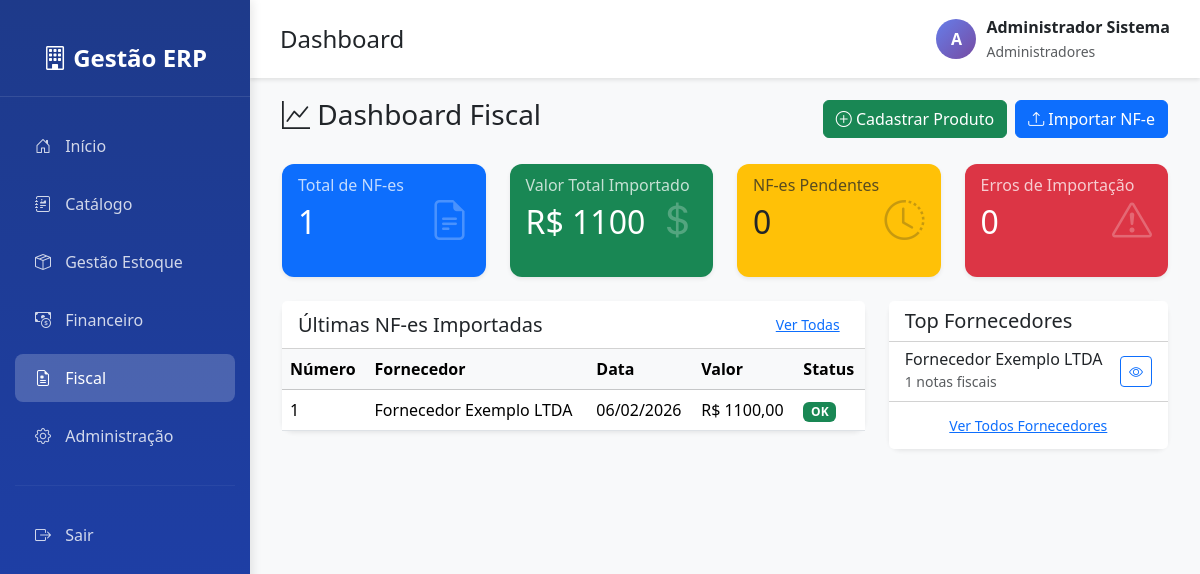
Before: /fiscal/ (signed in) with the older database file.
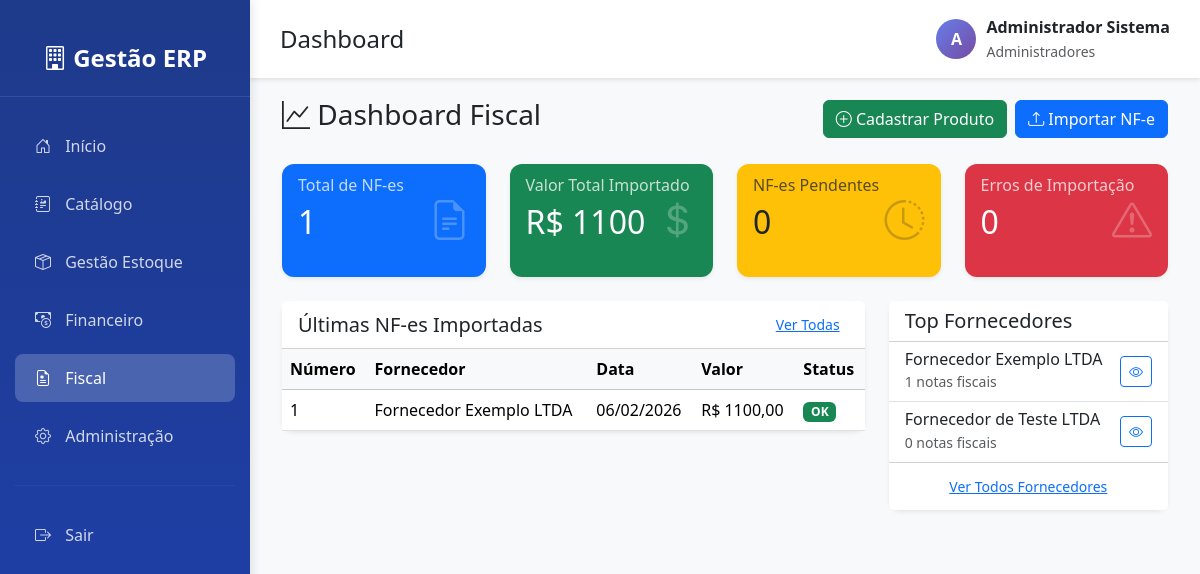
After: the same page with the newer database file.
### fiscal/models.py (models this page shows, shortened)
class NotaFiscalEletronica(models.Model):
    STATUS_CHOICES = (
        ('PENDENTE', 'Pendente de Processamento'),
        ('PROCESSADA', 'Processada com Sucesso'),
        ('ERRO', 'Erro no Processamento'),
        ('CANCELADA', 'Cancelada'),
    )
    chave_acesso = models.CharField(
        max_length=44,
        unique=True,
        verbose_name="Chave de Acesso",
        help_text="Chave de acesso da NF-e (44 dígitos)"
    )
    numero = models.CharField(
        max_length=20,
        verbose_name="Número da NF-e"
    )
    serie = models.CharField(
        max_length=10,
        verbose_name="Série"
    )
    fornecedor = models.ForeignKey(
        Fornecedor,
        on_delete=models.PROTECT,
        related_name='notas_fiscais',
        verbose_name="Fornecedor"
    )
    data_emissao = models.DateField(
        verbose_name="Data de Emissão"
    )
    valor_total = models.DecimalField(
        max_digits=12,
        decimal_places=2,
        validators=[MinValueValidator(Decimal('0.00'))],
        verbose_name="Valor Total"
    )
    valor_produtos = models.DecimalField(
        max_digits=12,
        decimal_places=2,
        validators=[MinValueValidator(Decimal('0.00'))],
        verbose_name="Valor dos Produtos"
    )
    valor_icms = models.DecimalField(
        max_digits=12,
        decimal_places=2,
        default=Decimal('0.00'),
        verbose_name="Valor ICMS"
    )
    valor_ipi = models.DecimalField(
        max_digits=12,
        decimal_places=2,
        default=Decimal('0.00'),
        verbose_name="Valor IPI"
    )
    valor_pis = models.DecimalField(
        max_digits=12,
        decimal_places=2,
        default=Decimal('0.00'),
        verbose_name="Valor PIS"
    )
    valor_cofins = models.DecimalField(
        max_digits=12,
        decimal_places=2,
        default=Decimal('0.00'),
        verbose_name="Valor COFINS"
    )
    valor_frete = models.DecimalField(
        max_digits=12,
        decimal_places=2,
        default=Decimal('0.00'),
        verbose_name="Valor do Frete"
    )
    valor_desconto = models.DecimalField(
        max_digits=12,
        decimal_places=2,
        default=Decimal('0.00'),
        verbose_name="Valor de Desconto"
    )
    natureza_operacao = models.CharField(
        max_length=100,
        verbose_name="Natureza da Operação"
    )
    cfop = models.CharField(
        max_length=10,
        verbose_name="CFOP",
        help_text="Código Fiscal de Operações e Prestações"
    )
    xml_arquivo = models.FileField(
        upload_to='nfe_xml/%Y/%m/',
        verbose_name="Arquivo XML"
    )
    status = models.CharField(
        max_length=20,
        choices=STATUS_CHOICES,
        default='PENDENTE',
        verbose_name="Status"
    )
    observacoes = models.TextField(
        blank=True,
        null=True,
        verbose_name="Observações"
    )
    usuario_importacao = models.ForeignKey(
        User,
        on_delete=models.PROTECT,
        related_name='nfes_importadas',
        default=1,
        verbose_name="Importado por"
    )
    data_importacao = models.DateTimeField(
        auto_now_add=True,
        verbose_name="Data de Importação"
    )
    class Meta:
        verbose_name = "Nota Fiscal Eletrônica"
        verbose_name_plural = "Notas Fiscais Eletrônicas"
        ordering = ['-data_emissao', '-numero']

class Fornecedor(models.Model):
    razao_social = models.CharField(
        max_length=200,
        verbose_name="Razão Social",
        help_text="Razão social do fornecedor"
    )
    nome_fantasia = models.CharField(
        max_length=200,
        blank=True,
        null=True,
        verbose_name="Nome Fantasia",
        help_text="Nome fantasia do fornecedor"
    )
    cnpj = models.CharField(
        max_length=18,
        unique=True,
        verbose_name="CNPJ",
        help_text="CNPJ do fornecedor (formato: 00.000.000/0000-00)"
    )
    inscricao_estadual = models.CharField(
        max_length=20,
        blank=True,
        null=True,
        verbose_name="Inscrição Estadual"
    )
    endereco = models.CharField(
        max_length=300,
        blank=True,
        null=True,
        verbose_name="Endereço"
    )
    cidade = models.CharField(
        max_length=100,
        blank=True,
        null=True,
        verbose_name="Cidade"
    )
    estado = models.CharField(
        max_length=2,
        blank=True,
        null=True,
        verbose_name="Estado (UF)"
    )
    cep = models.CharField(
        max_length=10,
        blank=True,
        null=True,
        verbose_name="CEP"
    )
    telefone = models.CharField(
        max_length=20,
        blank=True,
        null=True,
        verbose_name="Telefone"
    )
    email = models.EmailField(
        blank=True,
        null=True,
        verbose_name="Email"
    )
    ativo = models.BooleanField(
        default=True,
        verbose_name="Fornecedor Ativo"
    )
    usuario_criacao = models.ForeignKey(
        User,
        on_delete=models.PROTECT,
        related_name='fornecedores_criados',
        default=1,
        verbose_name="Criado por"
    )
    data_criacao = models.DateTimeField(
        auto_now_add=True,
        verbose_name="Data de Criação"
    )
    class Meta:
        verbose_name = "Fornecedor"
        verbose_name_plural = "Fornecedores"
        ordering = ['razao_social']

### fiscal/views.py (the view)
# urls.py: path('', views.dashboard_fiscal, name='dashboard'),
@login_required
def dashboard_fiscal(request):
    total_nfes = NotaFiscalEletronica.objects.count()
    nfes_processadas = NotaFiscalEletronica.objects.filter(status='PROCESSADA').count()
    nfes_pendentes = NotaFiscalEletronica.objects.filter(status='PENDENTE').count()
    nfes_erro = NotaFiscalEletronica.objects.filter(status='ERRO').count()
    valor_total = NotaFiscalEletronica.objects.filter(
        status='PROCESSADA'
    ).aggregate(total=Sum('valor_total'))['total'] or 0
    ultimas_nfes = NotaFiscalEletronica.objects.select_related('fornecedor').order_by('-data_importacao')[:10]
    top_fornecedores = Fornecedor.objects.annotate(
        total_nfes=Count('notas_fiscais')
    ).order_by('-total_nfes')[:5]
    context = {
        'total_nfes': total_nfes,
        'nfes_processadas': nfes_processadas,
        'nfes_pendentes': nfes_pendentes,
        'nfes_erro': nfes_erro,
        'valor_total': valor_total,
        'ultimas_nfes': ultimas_nfes,
        'top_fornecedores': top_fornecedores,
    }
    return render(request, 'fiscal/dashboard.html', context)

### templates/fiscal/dashboard.html (shortened to what the changed rows need)
{% extends "base.html" %}
{% load static %}
{% block content %}
<div class="container-fluid">
    <div class="row">
        <div class="col-12">
            <div class="d-flex justify-content-between align-items-center mb-4">
                <h1 class="h3">
                    <i class="bi bi-graph-up"></i> Dashboard Fiscal
                </h1>
            </div>
            <div class="row mb-4">
                <div class="col-md-3">
                    <div class="card shadow-sm border-0 bg-primary text-white h-100">
                        <div class="card-body">
                            <h2 class="card-title mb-0">{{ total_nfes }}</h2>
                        </div>
                    </div>
                </div>
                <div class="col-md-3">
                    <div class="card shadow-sm border-0 bg-success text-white h-100">
                        <div class="card-body">
                            <h2 class="card-title mb-0">R$ {{ valor_total }}</h2>
                        </div>
                    </div>
                </div>
                <div class="col-md-3">
                    <div class="card shadow-sm border-0 bg-warning text-dark h-100">
                        <div class="card-body">
                            <h2 class="card-title mb-0">{{ nfes_pendentes }}</h2>
                        </div>
                    </div>
                </div>
                <div class="col-md-3">
                    <div class="card shadow-sm border-0 bg-danger text-white h-100">
                        <div class="card-body">
                            <h2 class="card-title mb-0">{{ nfes_erro }}</h2>
                        </div>
                    </div>
                </div>
            </div>
            <div class="row">
                <div class="col-md-8">
                    <div class="card shadow-sm mb-4">
                        <div class="card-body p-0">
                            <div class="table-responsive">
                                <table class="table table-hover mb-0">
                                    <thead class="table-light">
                                        <tr>
                                            <th>Número</th>
                                            <th>Fornecedor</th>
                                            <th>Data</th>
                                            <th>Valor</th>
                                            <th>Status</th>
                                        </tr>
                                    </thead>
                                    <tbody>
                                        {% for nfe in ultimas_nfes %}
                                        <tr>
                                            <td>{{ nfe.numero }}</td>
                                            <td>{{ nfe.fornecedor.razao_social|truncatechars:30 }}</td>
                                            <td>{{ nfe.data_importacao|date:"d/m/Y" }}</td>
                                            <td>R$ {{ nfe.valor_total }}</td>
                                            <td>
                                                {% if nfe.status == 'PROCESSADA' %}
                                                    <span class="badge bg-success">OK</span>
                                                {% else %}
                                                    <span class="badge bg-secondary">{{ nfe.status }}</span>
                                                {% endif %}
                                            </td>
                                        </tr>
                                        {% empty %}
                                        <tr>
                                            <td colspan="5" class="text-center py-4 text-muted">Nenhuma nota importada.</td>
                                        </tr>
                                        {% endfor %}
                                    </tbody>
                                </table>
                            </div>
                        </div>
                    </div>
                </div>
                <div class="col-md-4">
                    <div class="card shadow-sm mb-4">
                        <div class="card-body p-0">
                            <ul class="list-group list-group-flush">
                                {% for f in top_fornecedores %}
                                <li class="list-group-item d-flex justify-content-between align-items-center">
                                    <div>
                                        <h6 class="mb-0">{{ f.razao_social|truncatechars:25 }}</h6>
                                        <small class="text-muted">{{ f.total_nfes }} notas fiscais</small>
                                    </div>
                                    <a href="{% url 'fiscal:detalhe_fornecedor' f.pk %}" class="btn btn-sm btn-outline-primary">
                                        <i class="bi bi-eye"></i>
                                    </a>
                                </li>
                                {% empty %}
                                <li class="list-group-item text-center py-4 text-muted">Nenhum fornecedor.</li>
                                {% endfor %}
                            </ul>
                        </div>
                    </div>
                </div>
            </div>
        </div>
    </div>
</div>
{% endblock %}

Changed rows visible on the page:
added Fornecedor: razao_social "Fornecedor de Teste LTDA", total_nfes "0"
